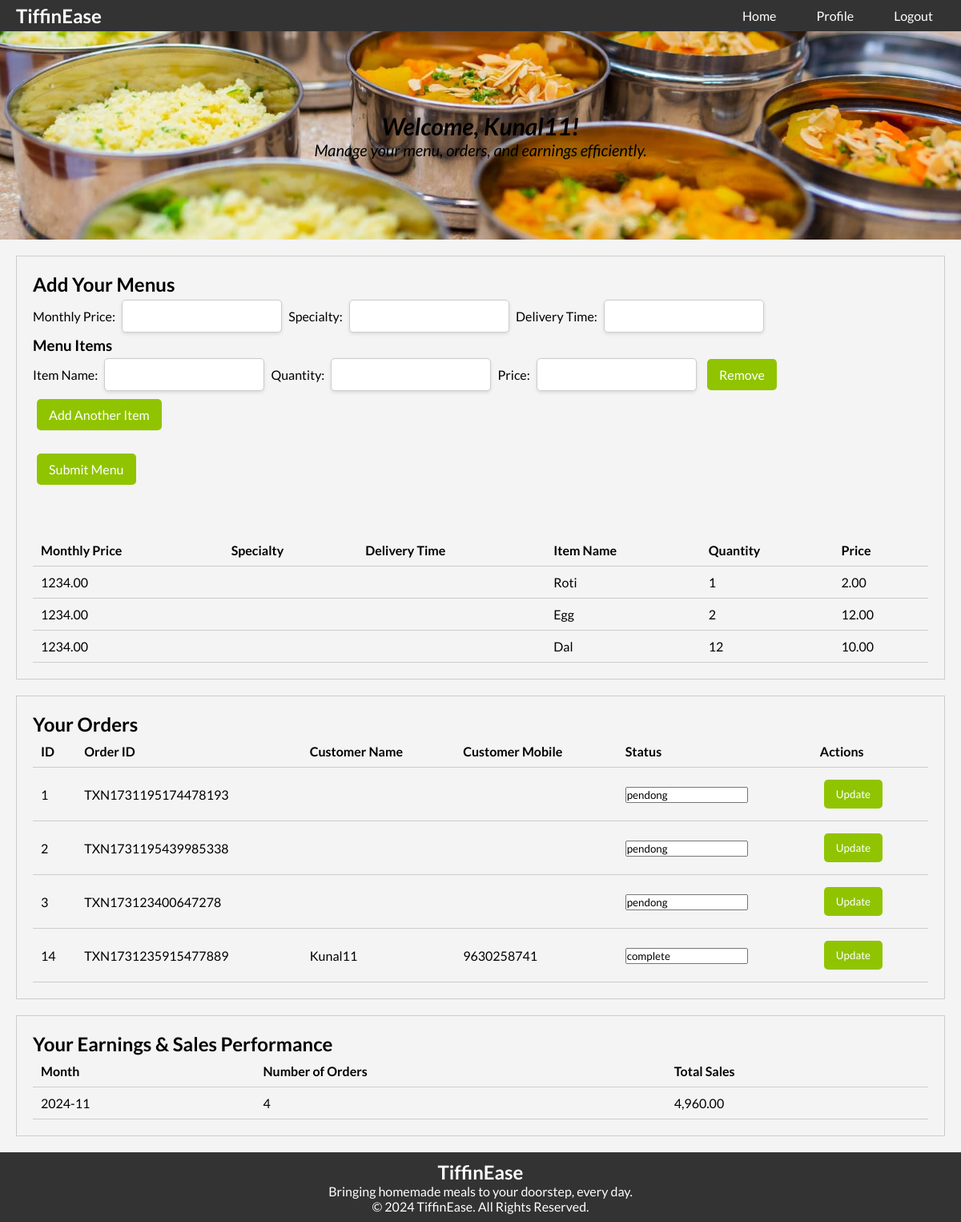
Page /vendor-dashboard.php (signed in) on the committed database.
### tables this page shows
CREATE TABLE `menus` (
  `id` int(11) NOT NULL,
  `user_id` int(11) NOT NULL,
  `monthly_price` decimal(10,2) DEFAULT NULL,
  `item_name` varchar(255) DEFAULT NULL,
  `quantity` int(11) DEFAULT NULL,
  `price` decimal(10,2) DEFAULT NULL,
  `created_at` timestamp NOT NULL DEFAULT current_timestamp(),
  `specialtys` mediumtext NOT NULL,
  `delivery_time` mediumtext NOT NULL
);

CREATE TABLE `payments` (
  `id` int(11) NOT NULL,
  `vendor_id` int(11) NOT NULL,
  `monthly_price` decimal(10,2) NOT NULL,
  `extra_amount` decimal(10,2) DEFAULT 0.00,
  `total_amount` decimal(10,2) NOT NULL,
  `transaction_id` varchar(50) NOT NULL,
  `payment_date` datetime NOT NULL,
  `status` varchar(20) DEFAULT 'pending',
  `user_id` int(11) NOT NULL,
  `email` varchar(255) NOT NULL,
  `firstName` varchar(255) NOT NULL,
  `mobile` varchar(20) NOT NULL
);

### vendor-dashboard.php (the view, shortened to what this page needs)
<?php
include 'php/db.php';
$user = $_SESSION["currentUser"];
$user_id = $user['id'];
$menuItems = [];
$sql = "SELECT * FROM menus WHERE user_id = ?";
$stmt = $conn->prepare($sql);
$stmt->bind_param("i", $user_id);
$stmt->execute();
$result = $stmt->get_result();
while ($row = $result->fetch_assoc()) {
    $menuItems[] = $row;
}
$orders = [];
$sqlOrders = "SELECT id, transaction_id, firstName, mobile, status FROM payments WHERE vendor_id = ?";
$stmtOrders = $conn->prepare($sqlOrders);
$stmtOrders->bind_param("i", $user_id);
$stmtOrders->execute();
$resultOrders = $stmtOrders->get_result();
while ($row = $resultOrders->fetch_assoc()) {
    $orders[] = $row;
}
$salesPerformance = [];
$sqlSales = "SELECT DATE_FORMAT(payment_date, '%Y-%m') AS month, COUNT(id) AS number_of_orders, SUM(total_amount) AS total_sales
             FROM payments WHERE vendor_id = ? GROUP BY month ORDER BY month DESC";
$stmtSales = $conn->prepare($sqlSales);
$stmtSales->bind_param("i", $user_id);
$stmtSales->execute();
$resultSales = $stmtSales->get_result();
while ($row = $resultSales->fetch_assoc()) {
    $salesPerformance[] = $row;
}
?>
<!DOCTYPE html>
<html lang="en">
<head>
    <link rel="stylesheet" href="css/vendor-dashboard.css">
</head>
<body>
    <header>
        <div class="logo">
            <h1>TiffinEase</h1>
        </div>
        <nav>
            <ul>
                <li><a href="index.php">Home</a></li>
                <li><a href="vendor-profile.php">Profile</a></li>
                <li><a href="logout.php">Logout</a></li>
            </ul>
        </nav>
    </header>
    <section class="hero-vendor">
        <h1 id="welcome-message" style="color: black;">Welcome, <?php echo htmlspecialchars($user['firstName']); ?>!
        </h1>
        <p style="color: black;">Manage your menu, orders, and earnings efficiently.</p>
    </section>
    <section class="manage-menus">
        <h2>Add Your Menus</h2>
        <form id="addMenuForm" action="submit_menu.php" method="POST">
            <label for="monthlyPrice">Monthly Price:</label>
            <input type="number" name="monthlyPrice" id="monthlyPrice" required step="0.01">
            <label for="specialty">Specialty:</label>
            <input type="text" name="specialty" id="specialty" required>
            <label for="deliveryTime">Delivery Time:</label>
            <input type="text" name="deliveryTime" id="deliveryTime" required><br>
            <div id="itemContainer">
                <h3>Menu Items</h3>
                <div class="item">
                    <label>Item Name:</label>
                    <input type="text" name="itemName[]" required>
                    <label>Quantity:</label>
                    <input type="number" name="quantity[]" required>
                    <label>Price:</label>
                    <input type="number" name="price[]" required step="0.01">
                    <button type="button" class="remove-item" onclick="removeItem(this)">Remove</button>
                </div>
            </div>
            <button type="button" onclick="addItem()">Add Another Item</button><br><br>
            <button type="submit">Submit Menu</button><br><br><br><br>
        </form>
        <table id="menuTable">
            <thead>
                <tr>
                    <th>Monthly Price</th>
                    <th>Specialty</th>
                    <th>Delivery Time</th>
                    <th>Item Name</th>
                    <th>Quantity</th>
                    <th>Price</th>
                </tr>
            </thead>
            <tbody>
                <?php foreach ($menuItems as $menuItem): ?>
                    <tr>
                        <td><?php echo htmlspecialchars($menuItem['monthly_price']); ?></td>
                        <td><?php echo htmlspecialchars($menuItem['specialtys']); ?></td>
                        <td><?php echo htmlspecialchars($menuItem['delivery_time']); ?></td>
                        <td><?php echo htmlspecialchars($menuItem['item_name']); ?></td>
                        <td><?php echo htmlspecialchars($menuItem['quantity']); ?></td>
                        <td><?php echo htmlspecialchars($menuItem['price']); ?></td>
                    </tr>
                <?php endforeach; ?>
            </tbody>
        </table>
    </section>
    <section class="manage-orders">
        <h2>Your Orders</h2>
        <table id="ordersTable">
            <thead>
                <tr>
                    <th>ID</th>
                    <th>Order ID</th>
                    <th>Customer Name</th>
                    <th>Customer Mobile</th>
                    <th>Status</th>
                    <th>Actions</th>
                </tr>
            </thead>
            <tbody>
                <?php foreach ($orders as $order): ?>
                    <tr>
                        <td><?php echo htmlspecialchars($order['id']); ?></td>
                        <td><?php echo htmlspecialchars($order['transaction_id']); ?></td>
                        <td><?php echo htmlspecialchars($order['firstName']); ?></td>
                        <td><?php echo htmlspecialchars($order['mobile']); ?></td>
                        <td>
                            <input type="text" id="status_<?php echo $order['id']; ?>"
                                value="<?php echo htmlspecialchars($order['status']); ?>" />
                        </td>
                        <td>
                            <button type="button" onclick="updateOrderStatus(<?php echo $order['id']; ?>)">Update</button>
                        </td>
                    </tr>
                <?php endforeach; ?>
            </tbody>
        </table>
    </section>
    <section class="vendor-payments">
        <h2>Your Earnings & Sales Performance</h2>
        <table id="sales-performance-table">
            <thead>
                <tr>
                    <th>Month</th>
                    <th>Number of Orders</th>
                    <th>Total Sales</th>
                </tr>
            </thead>
            <tbody>
                <?php foreach ($salesPerformance as $performance): ?>
                    <tr>
                        <td><?php echo htmlspecialchars($performance['month']); ?></td>
                        <td><?php echo htmlspecialchars($performance['number_of_orders']); ?></td>
                        <td><?php echo htmlspecialchars(number_format($performance['total_sales'], 2)); ?></td>
                    </tr>
                <?php endforeach; ?>
            </tbody>
        </table>
    </section>
    <footer>
        <div class="footer-content">
            <h2>TiffinEase</h2>
            <p>Bringing homemade meals to your doorstep, every day.</p>
        </div>
        <p>&copy; 2024 TiffinEase. All Rights Reserved.</p>
    </footer>
</body>
</html>

### vendor-dashboard.php (style rules this page uses)
#addMenuForm input[type="text"], #addMenuForm input[type="number"] { width: 200px; padding: 10px; margin: 5px; border: 1px solid #ccc; border-radius: 5px; box-shadow: 0 2px 4px rgba(0, 0, 0, 0.1); font-size: 16px; transition: border-color 0.3s ease; }
#addMenuForm button { padding: 10px 15px; margin: 5px; border: none; border-radius: 5px; color: #fff; font-size: 16px; cursor: pointer; transition: background-color 0.3s ease; }

### rows in the picture
menus: monthly_price "1234.00", item_name "Roti", quantity "1", price "2.00"
menus: monthly_price "1234.00", item_name "Egg", quantity "2", price "12.00"
menus: monthly_price "1234.00", item_name "Dal", quantity "12", price "10.00"
payments: id "1", transaction "TXN1731195174478193", status "pendong"
payments: id "2", transaction "TXN1731195439985338", status "pendong"
payments: id "3", transaction "TXN173123400647278", status "pendong"
payments: id "14", transaction "TXN1731235915477889", firstName "Kunal11", mobile "9630258741", status "complete"

### other values in the picture
$user['firstName'] "Kunal11"
$performance['month'] "2024-11"
$performance['number_of_orders'] "4"
$performance['total_sales'] "4,960.00"
